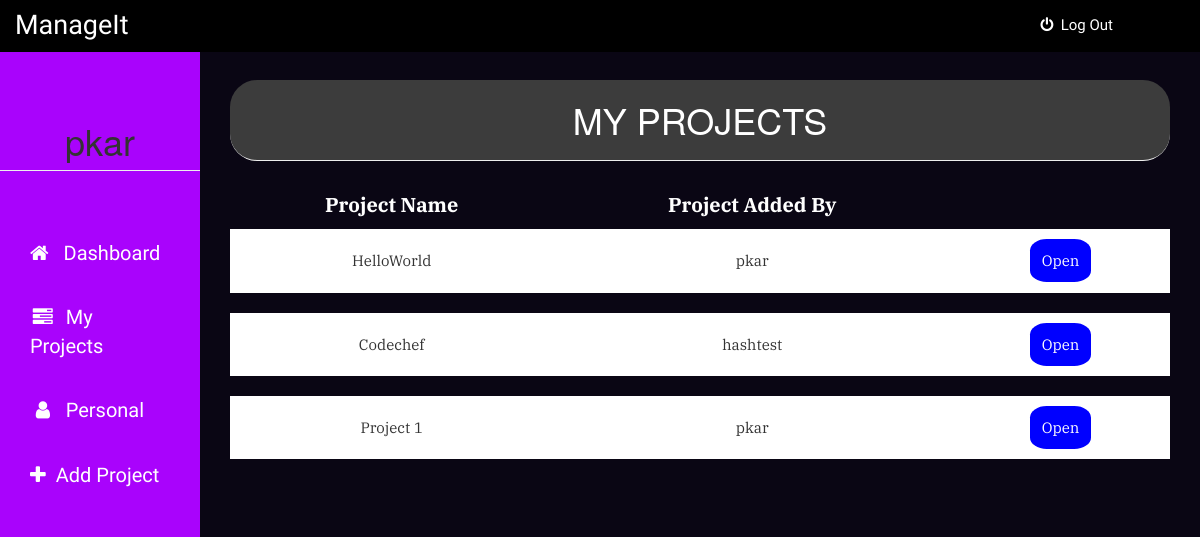
Page /myprojects (signed in) on the committed database.
### app.py (models this page shows)
class User(UserMixin, db.Model):
    id = db.Column(db.Integer, primary_key=True)
    username = db.Column(db.String(15), unique=True)
    email = db.Column(db.String(50), unique=True)
    password = db.Column(db.String(80))

class Projectdetail(UserMixin, db.Model):
    userid = db.Column(db.Integer, primary_key=True)
    employeename = db.Column(db.String(15), nullable=False)
    designation = db.Column(db.String(15), nullable=False)
    projectid= db.Column(db.Integer, db.ForeignKey('project.id'), nullable=False)

class Project(UserMixin, db.Model):
    id = db.Column(db.Integer, primary_key=True)
    projectname = db.Column(db.String(15), unique=True)
    creator = db.Column(db.String(15), nullable=False)
    userid = db.Column(db.Integer, nullable=False)
    projects = db.relationship('Projectdetail', backref='author', lazy=True)

### app.py (the view)
@app.route('/myprojects', methods=['GET', 'POST'])
@login_required
def myproject():
    tasks = Projectdetail.query.filter_by(employeename=current_user.username).all()
    return render_template('myproject.html', tasks=tasks, name=current_user.username)

### app.py (called while the page is built)
@login_manager.user_loader
def load_user(user_id):
    return User.query.get(int(user_id))

### templates/myproject.html (shortened to what this page needs)
{% extends "bootstrap/base.html" %}
{% block styles %}
{{super()}}
<link rel="stylesheet" href="{{url_for('.static', filename='myproject.css')}}">
<link rel="stylesheet" href="https://maxcdn.bootstrapcdn.com/font-awesome/4.7.0/css/font-awesome.min.css">
{% endblock %}
{% block content %}
    <nav class="navbar navbar-fixed-top">
      <div class="container-fluid">
        <div class="navbar-header">
          <center><h4>ManageIt</h4></center>
        </div>
        <div class="nav-con">
          <ul>
            <li><a href="{{ url_for('logout') }}"><i class="fa fa-power-off" aria-hidden="true"></i>&nbsp&nbspLog Out</a></li>
          </ul>
        </div>
      </div>
    </nav>
    <div class="container-fluid">
      <div class="row">
        <div class="col-sm-3 col-md-2 sidebar">
          <center><h1 class="page-header">{{ name }}</h1></center>
          <ul class="nav nav-sidebar">
            <li><a href="{{ url_for('dashboard') }}"><i class="fa fa-home" aria-hidden="true"></i>&nbspDashboard</a></li>
            <li><a href="#"><i class="fa fa-tasks fa-fw" aria-hidden="true"></i>My Projects</a></li>
            <li><a href="{{ url_for('personaltask') }}"><i class="fa fa-user fa-fw" aria-hidden="true"></i>Personal</a></li>
            <li><a href="{{ url_for('addproject') }}"><i class="fa fa-plus" aria-hidden="true"></i>Add Project</a></li>
          </ul>
        </div>
        <div class="col-sm-9 col-sm-offset-3 col-md-10 col-md-offset-2 main">
          <center><h1 class="page-header">MY PROJECTS</h1></center>
          <table>
          		<thead>
	          		<tr>
	          			<th>Project Name</th>
	          			<th>Project Added By</th>
	          		</tr>
          		</thead>
          		<tbody>
	          		{% for task in tasks %}
	          				<tr>
			          			<td>{{task.author.projectname}}</td>
			          			<td>{{task.author.creator}}</td>
                      <td><a href="{{ url_for('update_project', project_id=task.author.id, project_name=task.author.projectname) }}">Open</a></td>
			          		</tr>
			          		<tr class="spacer"></tr>
			        {% endfor %}
		        </tbody>
          	</table>
        </div>
      </div>
    </div>
{% endblock %}

### static/myproject.css (style rules this page uses)
* { box-sizing: border-box; }
body { padding-top: 50px; background-color: #0a0614; }
.navbar-fixed-top { padding: 0px; background-color: black; }
.navbar-header { width: 100px; margin-top: 1px; margin-bottom: 0px; }
.navbar-header h4 { font-size: 27px; font-family: 'Piedra', cursive; color: white; padding: 0px; }
.nav-con { float: right; }
.nav-con ul { display: inline; list-style: none; text-decoration: none; color: white; }
.nav-con ul li { float: left; padding: 14px; }
.nav-con ul li a { text-decoration: none; color: white; font-size: 15px; font-family: 'Piedra', cursive; padding: 18px; }
.sidebar { position: fixed; top: 51px; bottom: 0; left: 0; background-color: #a903fc; margin: 0px; padding-top: 30px; padding-bottom: 30px; padding-right: 0px; padding-left: 0px; }
.nav-sidebar { margin: 0px; margin-top: 50px; }
.nav-sidebar li a { width: 100%; padding-right: 30px; padding-left: 30px; padding-top: 18px; padding-bottom: 18px; color: white; font-size: 20px; font-family: 'Piedra', cursive; }
.nav-sidebar li a i { margin-right: 10px; }
.main { padding: 30px; }
.main .page-header { margin-top: 0; background-color: rgb(60, 60, 60); padding: 20px; color: white; border-radius: 27px; }
.main table { width: 100%; }
.main thead tr { font-size: 20px; color: white; font-family: 'IBM Plex Serif', serif; }
.main tbody tr { background-color: white; font-family: 'IBM Plex Serif', serif; }
.main tbody .spacer { height: 20px; }
.main thead th { padding: 10px; text-align: center; }
.main tbody td { padding: 21px; font-size: 15px; text-align: center; }
.main tbody td a { text-decoration: none; padding: 12px; background-color: blue; color: white; font-size: 15px; border-radius: 27%; }

### rows in the picture
User: username "pkar"
Projectdetail: author.projectname "HelloWorld", author.creator "pkar"
Projectdetail: author.projectname "Codechef", author.creator "hashtest"
Projectdetail: author.projectname "Project 1", author.creator "pkar"
